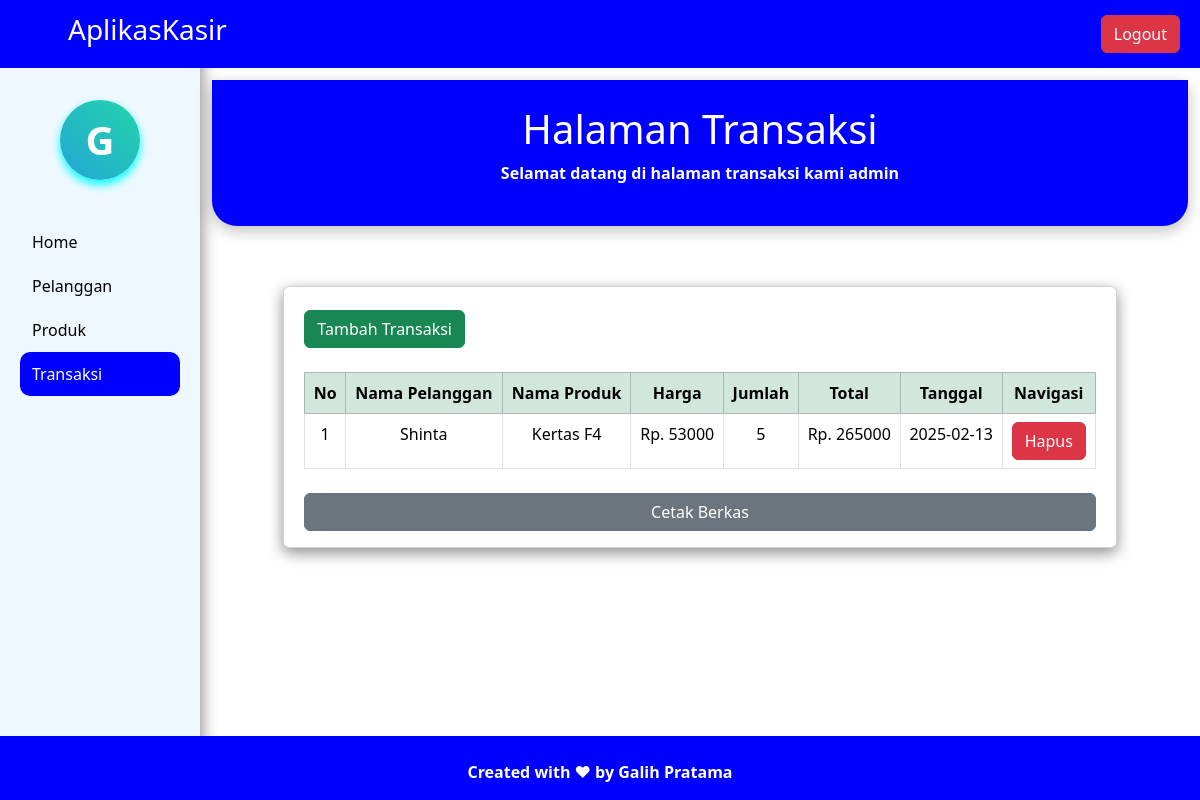
The page /admin/transaksi/transaksi.php (signed in) on the database its author committed.
### tables this page shows
CREATE TABLE `transaksi` (
  `id_transaksi` int(11) NOT NULL,
  `nama_pelanggan` varchar(100) NOT NULL,
  `nama_produk` varchar(100) NOT NULL,
  `harga` decimal(10,0) NOT NULL,
  `jumlah` int(10) NOT NULL,
  `total` int(10) NOT NULL,
  `tanggal` date NOT NULL
);

### admin/transaksi/transaksi.php (the view, shortened to what this page needs)
<?php
include '../../config.php';
 ?>
<!DOCTYPE html>
<html lang="en">
<head>
    <link rel="stylesheet" href="../../assets/css/bootstrap.min.css">
    <link rel="stylesheet" href="../../assets/css/bootstrap.grid.min.css">
    <link rel="stylesheet" href="../../assets/css/bootstrap.css">
</head>
<body>
    <div class="navbar p-2">
        <div class="container-fluid">
            <h1 class="navbar-brand text-white ps-5 fs-3">AplikasKasir</h1>
            <a href="../../logout.php" class="btn btn-danger" onclick="return confirm('Apakah Kamu yakin ingin keluar')">Logout</a>
        </div>
    </div>
    <div class="container-fluid">
        <div class="row">
            <div class="col-md-2 sidebar">
                    <div class="avatar-circle">G</div>
                    <a href="../home.php" class="sidebar-link">Home</a>
                    <a href="../pelanggan/pelanggan.php" class="sidebar-link">Pelanggan</a>
                    <a href="../produk/produk.php" class="sidebar-link">Produk</a>
                    <a href="transaksi.php" class="sidebar-link  active">Transaksi</a>
            </div>
            <div class="col-md-10">
                <div class="header text-white text-center fw-bold">
                    <h1>Halaman Transaksi</h1>
                    <p>Selamat datang di halaman transaksi kami <?php echo $_SESSION['username'];?></p>
                </div>
                <div class="row d-flex justify-content-center">
                    <div class="col-md-10 card">
                    <div class="tambah mb-4 mt-2">
                        <a href="tambah.php" class="btn btn-success">Tambah Transaksi</a>
                     </div>
                        <table class="table table-hover table-bordered text-center ">
                            <thead class="table-success">
                                <tr>
                                    <th>No</th>
                                    <th>Nama Pelanggan</th>
                                    <th>Nama Produk</th>
                                    <th>Harga</th>
                                    <th>Jumlah</th>
                                    <th>Total</th>
                                    <th>Tanggal</th>
                                    <th>Navigasi</th>
                                </tr>
                            </thead>
                            <tbody>
                                <?php
                                $no     = 1;
                                $data   = mysqli_query($conn, "SELECT*from transaksi");
                                while($row = mysqli_fetch_array($data)){
                                ?>
                                <tr>
                                    <td><?php echo $no++;?></td>
                                    <td><?php echo $row['nama_pelanggan'];?></td>
                                    <td><?php echo $row['nama_produk'];?></td>
                                    <td>Rp. <?php echo $row['harga'];?></td>
                                    <td><?php echo $row['jumlah'];?></td>
                                    <td>Rp. <?php echo $row['total'];?></td>
                                    <td><?php echo $row['tanggal'];?></td>
                                    <td>
                                        <a href="hapus_transaksi.php?id_transaksi=<?php echo $row['id_transaksi'];?>" class="btn btn-danger">Hapus</a>
                                    </td>
                                </tr>
                                <?php } ?>
                            </tbody>
                        </table>
                    <button type="button" class="btn btn-secondary mb-3 mt-2" onclick="window.open('print.php','_blank')">Cetak Berkas</button>
                    </div>
                </div>
            </div>
            <footer class="position-absolute bottom-0 w-100 fw-bold text-center text-white">
                <p class="pt-4">Created with ❤ by Galih Pratama</p>
            </footer>
        </div>
    </div>
</body>
</html>

### admin/transaksi/transaksi.php (style rules this page uses)
* { margin : 0 ; padding:0; }
body { height :100vh; }
.navbar { position:fixed; width:100%; z-index:999; background-color:blue; }
.sidebar { background-color:aliceblue; height:100vh; padding:50px 20px 0; box-shadow:2px 0 15px rgba(0,0,0,0.45); font-weight:500; }
.sidebar-link { text-decoration:none; color:black; display:block; padding : 10px 12px; border-radius:10px; transition:all 0.3s ease; }
.sidebar-link.active { color:white; background-color:blue; }
.avatar-circle { width:80px; height:80px; border-radius:50%; background:linear-gradient(45deg, #23a6d5, #23d5ab); display:flex; justify-content:center; align-items:center; font-size:40px; font-weight:bold; color:white; margin:50px auto 40px ; box-shadow:0 5px 10px cyan; animation:float 4s ease-in-out infinite; }
.header { background-color:blue; padding:25px 20px; margin:80px 0 60px; border-radius:0 0 25px 25px; box-shadow:0 5px 15px rgba(0,0,0,0.25); }
footer { background-color:blue; }
.card { background-color:white; box-shadow:0 5px 15px rgba(0,0,0,0.45); padding:15px 20px 0; }

### rows shown on the page
transaksi: nama_pelanggan "Shinta", nama_produk "Kertas F4", harga "53000", jumlah "5", total "265000", tanggal "2025-02-13"

### other values the page prints
$_SESSION['username'] "admin"
